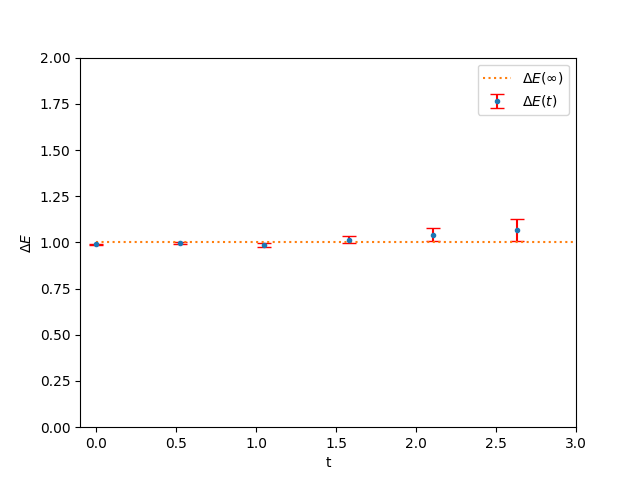

Source code (Python):
import numpy as np
import matplotlib.pyplot as plt
from Harmonic_MC import  MCAverage, DeltaE

a = 0.5 #lattice spacing
N = 20 #lattice sites
T = a*N #total time
t= np.linspace(0,T,N) #time axis
epsilon = 1.4 #range for updating x
N_cor =20 #Number of discarded updates before any evaluation of G
N_cf = 10000 #total number of configurations averaged
g = np.zeros((N_cf,N))
G, G_errors =MCAverage(g,N,epsilon,N_cor,N_cf) # MC average and statistical error of G

#Compute the energy gap at time tn for each n and the corresponding error
dE, deltaE = DeltaE(G,G_errors,N_cf)

fig = plt.figure()
l1 = plt.errorbar(t,dE,yerr= deltaE, ecolor = 'r', capsize=5, label=r'$\Delta E (t)$', marker = '.', linestyle = 'none') #plot the numerical values
l2 = plt.plot(t,np.ones(N), label = r'$\Delta E(\infty)$', linestyle = 'dotted') #asymptotic value of dE
plt.axis([-0.1,3,0,2])
plt.xlabel('t')
plt.ylabel('$\Delta E$')
plt.legend(loc='upper right')
plt.show()
